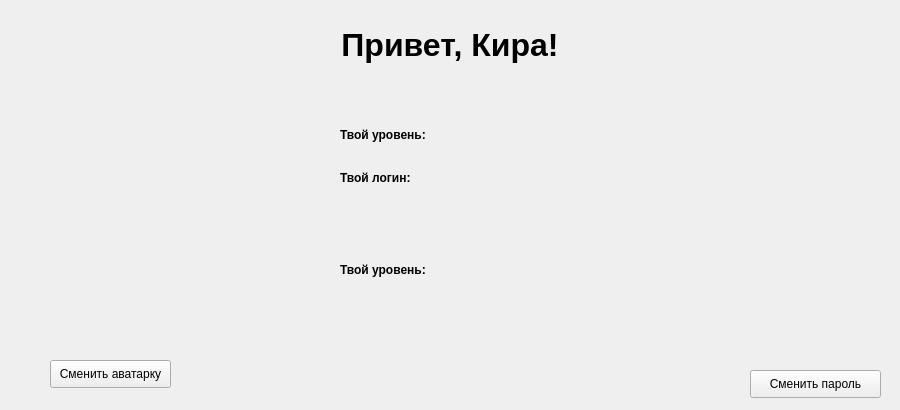
<?xml version="1.0" encoding="UTF-8"?>
<ui version="4.0">
 <class>Form</class>
 <widget class="QWidget" name="Form">
  <property name="geometry">
   <rect>
    <x>0</x>
    <y>0</y>
    <width>900</width>
    <height>410</height>
   </rect>
  </property>
  <property name="minimumSize">
   <size>
    <width>900</width>
    <height>410</height>
   </size>
  </property>
  <property name="maximumSize">
   <size>
    <width>900</width>
    <height>410</height>
   </size>
  </property>
  <property name="windowTitle">
   <string>menu</string>
  </property>
  <widget class="QLabel" name="label">
   <property name="geometry">
    <rect>
     <x>50</x>
     <y>100</y>
     <width>250</width>
     <height>250</height>
    </rect>
   </property>
   <property name="text">
    <string/>
   </property>
   <property name="pixmap">
    <pixmap>../rabochka/kot_spit.jpg</pixmap>
   </property>
  </widget>
  <widget class="QLabel" name="privet">
   <property name="geometry">
    <rect>
     <x>85</x>
     <y>20</y>
     <width>730</width>
     <height>51</height>
    </rect>
   </property>
   <property name="text">
    <string>&lt;html&gt;&lt;head/&gt;&lt;body&gt;&lt;p align=&quot;center&quot;&gt;&lt;span style=&quot; font-size:24pt; font-weight:600;&quot;&gt;Привет, Кира!&lt;/span&gt;&lt;/p&gt;&lt;/body&gt;&lt;/html&gt;</string>
   </property>
  </widget>
  <widget class="QLabel" name="lvl">
   <property name="geometry">
    <rect>
     <x>340</x>
     <y>120</y>
     <width>541</width>
     <height>31</height>
    </rect>
   </property>
   <property name="text">
    <string>&lt;html&gt;&lt;head/&gt;&lt;body&gt;&lt;p&gt;&lt;span style=&quot; font-size:9pt; font-weight:600;&quot;&gt;Твой уровень:&lt;/span&gt;&lt;/p&gt;&lt;/body&gt;&lt;/html&gt;</string>
   </property>
  </widget>
  <widget class="QLabel" name="login">
   <property name="geometry">
    <rect>
     <x>340</x>
     <y>170</y>
     <width>531</width>
     <height>16</height>
    </rect>
   </property>
   <property name="text">
    <string>&lt;html&gt;&lt;head/&gt;&lt;body&gt;&lt;p&gt;&lt;span style=&quot; font-size:9pt; font-weight:600;&quot;&gt;Твой логин:&lt;/span&gt;&lt;/p&gt;&lt;/body&gt;&lt;/html&gt;</string>
   </property>
  </widget>
  <widget class="QLabel" name="pohvala">
   <property name="geometry">
    <rect>
     <x>340</x>
     <y>210</y>
     <width>521</width>
     <height>121</height>
    </rect>
   </property>
   <property name="text">
    <string>&lt;html&gt;&lt;head/&gt;&lt;body&gt;&lt;p&gt;&lt;span style=&quot; font-size:9pt; font-weight:600;&quot;&gt;Твой уровень:&lt;/span&gt;&lt;/p&gt;&lt;/body&gt;&lt;/html&gt;</string>
   </property>
  </widget>
  <widget class="QPushButton" name="smen_prl">
   <property name="geometry">
    <rect>
     <x>750</x>
     <y>370</y>
     <width>131</width>
     <height>28</height>
    </rect>
   </property>
   <property name="text">
    <string>Сменить пароль</string>
   </property>
  </widget>
  <widget class="QPushButton" name="avatarka">
   <property name="geometry">
    <rect>
     <x>50</x>
     <y>360</y>
     <width>121</width>
     <height>28</height>
    </rect>
   </property>
   <property name="text">
    <string>Сменить аватарку</string>
   </property>
  </widget>
 </widget>
 <resources/>
 <connections/>
</ui>
